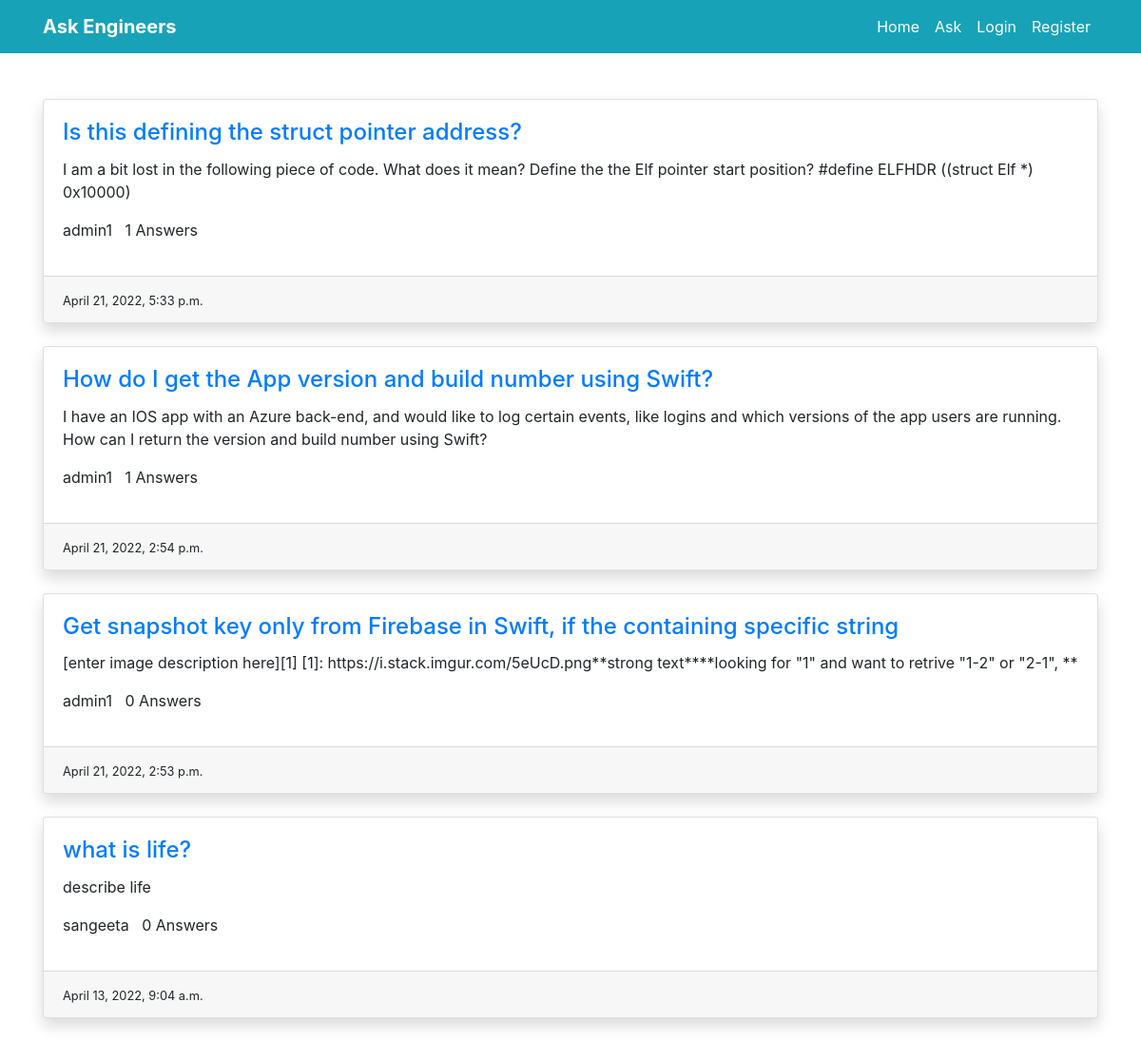
The page / on the database its author committed.
### main/models.py (models this page shows, shortened)
class Question(models.Model):
    user=models.ForeignKey(CustomUser,on_delete=models.CASCADE)
    title=models.CharField(max_length=300)
    detail=models.TextField()
    tags=models.TextField(default='')
    add_time=models.DateTimeField(auto_now_add=True)

class CustomUser(AbstractUser):
    bio=models.TextField()
    location=models.CharField(max_length=200)

### main/views.py (the view)
# urls.py: path('',views.home,name='home'),
def home(request):
    if 'q' in request.GET:
        q=request.GET['q']
        quests=Question.objects.annotate(total_comments=Count('answer__comment')).filter(title__icontains=q).order_by('-id')
    else:
        quests=Question.objects.annotate(total_comments=Count('answer__comment')).all().order_by('-id')
    paginator=Paginator(quests,10)
    page_num=request.GET.get('page',1)
    quests=paginator.page(page_num)
    return render(request,'home.html',{'quests':quests})

### main/templates/home.html (shortened to what this page needs)
{% load static %}
<!DOCTYPE html>
<html lang="en">
<head>
    <link rel="stylesheet" href="{% static 'bootstrap.min.css' %}" />
</head>
<body>
    <nav class="navbar navbar-expand-sm bg-info navbar-dark">
        <div class="container">
            <a class="navbar-brand" href="#"><b>Ask Engineers</b></a>
            <div class="collapse navbar-collapse" id="navbarNav">
                <ul class="navbar-nav ml-auto">
                    <li class="nav-item active">
                        <a class="nav-link" href="#">Home</a>
                    </li>
                    <li class="nav-item active">
                        <a class="nav-link" href="/ask-question">Ask</a>
                    </li>
                    {% if user.is_authenticated %}
                    <li class="nav-item">
                        <a class="nav-link active" href="/accounts/profile">Profile</a>
                    </li>
                    <li class="nav-item">
                        <a class="nav-link active" href="{% url 'logout' %}" style="background-color:rgb(255, 140, 0)"><b>Logout</b></a>
                    </li>
                    {% else %}
                    <li class="nav-item active">
                        <a class="nav-link" href="/accounts/login">Login</a>
                    </li>
                    <li class="nav-item">
                        <a class="nav-link active" href="/accounts/register">Register</a>
                    </li>
                    {% endif %}
                </ul>
            </div>
        </div>
    </nav>
    <br>
    <br>
    <div class="container">
        {% for quest in quests %}
        <div class="card mb-4 shadow">
            <div class="card-body">
                <h4 class="card-title"><a href="/detail/{{quest.id}}">{{quest.title}}</a></h4>
                <p class="card-text">{{quest.detail}}</p>
                <p>
                    <a >{{quest.user.username}}&nbsp;&nbsp;</a>
                    <a >{{quest.answer_set.count}} Answers</a>
                </p>
            </div>
            <div class="card-footer">
                <small>{{quest.add_time}}</small>
            </div>
        </div>
        {% endfor %}
    </div>
</body>
</html>

### rows shown on the page
Question: title "Is this defining the struct pointer address?", detail "I am a bit lost in the following piece of code. What does it mean? Define the the Elf pointer start position? #define ELFHDR ((struct Elf *) 0x10000)", user.username "admin1", answer_set.count "1", add_time "April 21, 2022, 5:33 p.m."
Question: title "How do I get the App version and build number using Swift?", detail "I have an IOS app with an Azure back-end, and would like to log certain events, like logins and which versions of the app users are running. How can I return the version and build number using Swift?", user.username "admin1", answer_set.count "1", add_time "April 21, 2022, 2:54 p.m."
Question: title "Get snapshot key only from Firebase in Swift, if the containing specific string", detail "[enter image description here][1] [1]: https://i.stack.imgur.com/5eUcD.png**strong text****looking for \"1\" and want to retrive \"1-2\" or \"2-1\", **", user.username "admin1", answer_set.count "0", add_time "April 21, 2022, 2:53 p.m."
Question: title "what is life?", detail "describe life", user.username "sangeeta", answer_set.count "0", add_time "April 13, 2022, 9:04 a.m."
